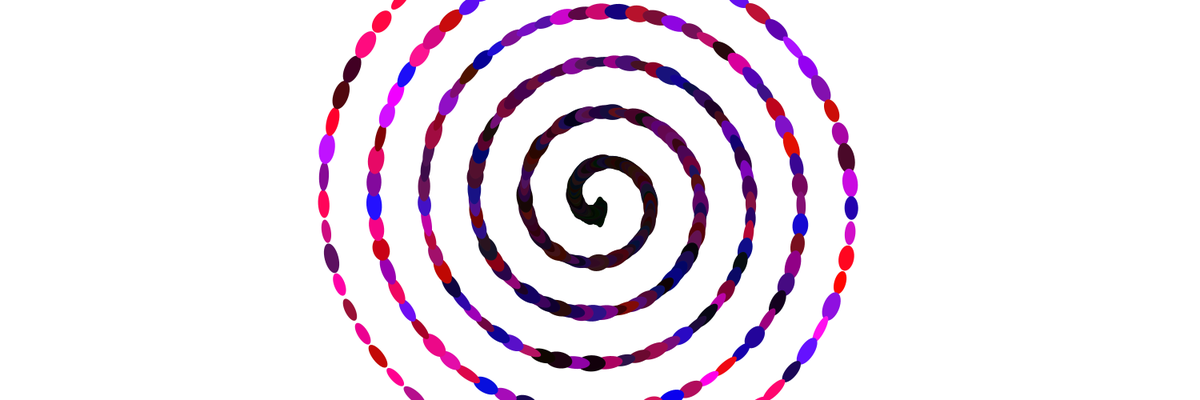
Frame 1 (no input)
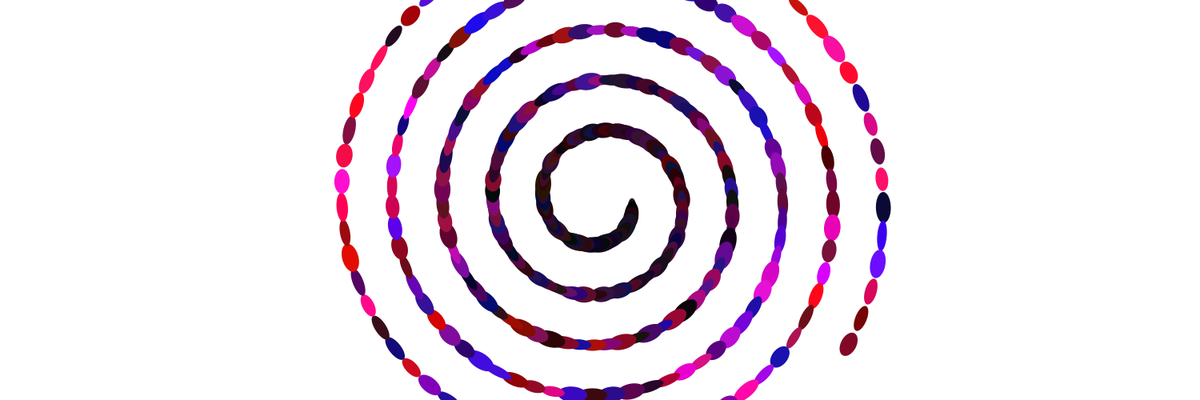
Frame 60 (the mouse pressed at the canvas centre just before this capture)
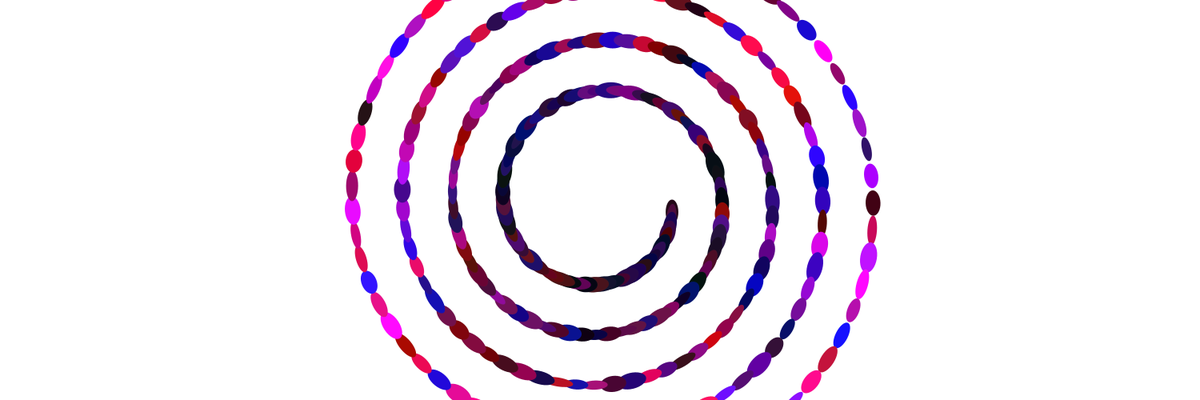
Frame 120 (the mouse held since frame 60 and released just before this capture)

The Processing sketch that drew these frames (run headless with seeded random() and noise(); from frame 60 on, the mouse is pressed at the canvas centre):

// Processing sketch: processing_154160
// ── processing_154160.pde

 boolean start=true;
 float k=0.1;
 float colour=255;
void setup(){
 background(255); 
 size(1500,500);
 frameRate(5);

}
static class count
{
    static int j=0; 
}
void draw(){
 
 
  if(start){
   background(colour); 
  translate(width/2,height/2); 
 
  for(int i =count.j;i<360;i++){
  fill(random(i),random(20),random(i));
  stroke(10,150,100,5);
 
 ellipse(i,15,sin(radians(90))+random(10,20),cos(radians(200))+random(30,40));
  rotate(k);
 
  }
  if(count.j < 100)
  count.j+=10;
  else
  count.j=0; 
  }
}

/*void mouseClicked(){
 start=!start;
}*/
void mouseDragged(){
 float distX=(float)mouseX/(float)width;
distX*=2;
k=distX;
float distY=(float)mouseY/(float)height;
distY*=100;
colour=distY;
}
